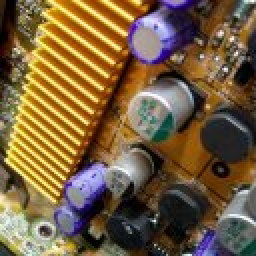
//> input picture FrequencyDomain /DFTandIDFT/test.png, 128 x 128 px (shown 2 times larger)
$ ./test   (built with g++ and OpenCV 4)
//> lines starting //> are read from the running program, lines starting //| are printed output that depends on the picture
#include "opencv2/core.hpp"
#include "opencv2/imgproc/imgproc.hpp"
#include "opencv2/highgui.hpp"
#include <iostream>
#include <math.h>

using namespace std;
using namespace cv;

void myDFT(Mat &src, int M, int N, double** R, double** I)
{

    int x, y, u, v;
    double grayValue;
    double ang;

    for (u = 0; u<M; u++){
        for (v = 0; v<N; v++){
            R[u][v] = 0.0;
            I[u][v] = 0.0;
            for (x = 0; x<M; x++){
                for (y = 0; y<N; y++){
                    grayValue = src.at<uchar>(x, y);
                    ang = 2 * M_PI*((double)x*u / (double)M + (double)y*v / (double)N);
                    R[u][v] += cos(ang)*grayValue;
                    I[u][v] += -sin(ang)*grayValue;
                }
            }

            /*real.at<uchar>(u, v) = R[u][v];
            imagin.at<uchar>(u, v) = I[u][v];*/
        }
    }

}
void myIDFT(int M, int N, double** r, double** i,  double** R, double** I)
{
    int x, y, u, v;
    double phase;
    double ang;

    for(x=0;x<M;x++){
        for(y=0;y<N;y++){
            r[x][y]=0.0;
            i[x][y]=0.0;
            for(u=0;u<M;u++){
                for(v=0;v<N;v++){
                    ang=2*M_PI*((double)x*u/(double)M+(double)y*v/(double)N);
                    phase=atan2(I[u][v],R[u][v]);
                    r[x][y]+=sqrt(R[u][v] * R[u][v] + I[u][v] * I[u][v])*cos(phase+ang);
                    i[x][y]+=sqrt(R[u][v] * R[u][v] + I[u][v] * I[u][v])*sin(phase+ang);

                }
            }
            /*real.at<uchar>(x,y)=r[x][y]/(M*N);
            imagin.at<uchar>(x,y)=i[x][y]/(M*N);*/
        }
    }
}


int main(int argc, char* argv[])
{
	Mat src;
	src = imread("test.png", 0);
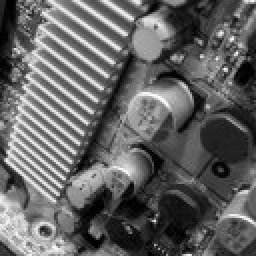
//> src: 128 rows x 128 cols, CV_8UC1 (shown 2 times larger); min 0, max 253, mean 99.3

	int x, y, u, v;
	int M, N;

    M = src.rows;
//> M = 128
	N = src.cols;
//> N = 128

	Mat real(M, N, CV_8UC1, Scalar::all(0));
	Mat imagin(M, N, CV_8UC1, Scalar::all(0));
	Mat dft_mag(M, N, CV_8UC1, Scalar::all(0));
    Mat dft_phase(M, N, CV_8UC1, Scalar::all(0));
    Mat idft(M, N, CV_8UC1, Scalar::all(0));

    double** R, **I;
	R = new double*[M];
	I = new double*[M];
	for (x = 0; x<M; x++){
		R[x] = new double[N];
		I[x] = new double[N];
		for (y = 0; y<N; y++){
			R[x][y] = 0;
			I[x][y] = 0;
			src.at<uchar>(x, y) = pow(-1, x+y)*src.at<uchar>(x, y);  //shift
		}
	}
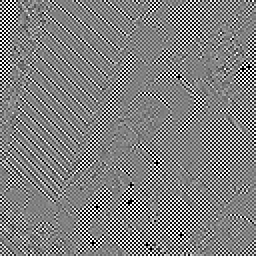
//> src: 128 rows x 128 cols, CV_8UC1 (shown 2 times larger); min 0, max 255, mean 127.8

    myDFT(src, M, N, R, I);
//> the loop in myDFT, `for (u = 0; u<M; u++)` made 128 passes
//> ang on passes 1 to 12: 791.7, 798, 804.2, 810.4, 816.7, 822.9, 829.1, 835.4, 841.6, 847.8, 854.1, 860.3
//> after the loop in myDFT, `for (u = 0; u<M; u++)`: grayValue = 48; ang = 1583.5

    //Phase map
    for (u = 0; u<M; u++){
        for (v = 0; v<N; v++){
            dft_phase.at<uchar>(u, v)=(atan2(I[u][v],R[u][v])/(double)(2*M_PI))*255;

        }
    }
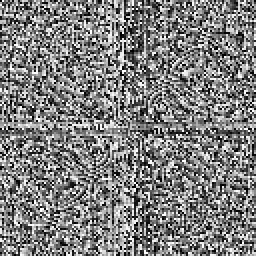
//> dft_phase: 128 rows x 128 cols, CV_8UC1 (shown 2 times larger); min 0, max 255, mean 127
    imwrite("dft_phase.png",dft_phase);


    //Amplitude map(normalization)
   	double max_dst = 0;
    for (u = 0; u<M; u++){
        for (v = 0; v<N; v++){
            dft_mag.at<uchar>(u, v) = (int)log(1 + sqrt(R[u][v] * R[u][v] + I[u][v] * I[u][v]));
            if (max_dst < dft_mag.at<uchar>(u, v))
                max_dst = dft_mag.at<uchar>(u, v);
        }
    }
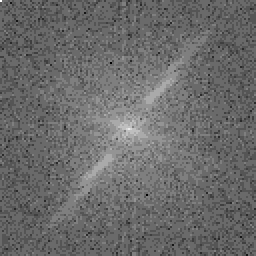
//> dft_mag: 128 rows x 128 cols, CV_8UC1 (shown 2 times larger); min 2, max 14, mean 7.02; drawn with min black and max white
//> after the loop, max_dst = 14

    for (u = 0; u < M; u++){
        for (v = 0; v < N; v++)
        {
            dft_mag.at<uchar>(u, v) *= 255.0/max_dst;
        }
    }
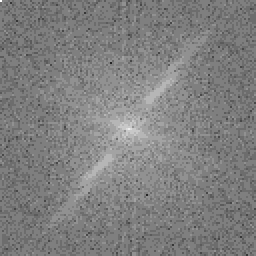
//> dft_mag: 128 rows x 128 cols, CV_8UC1 (shown 2 times larger); min 36, max 255, mean 127.4
    imwrite("dft_mag.png", dft_mag);


    //IDFT
    double** r, **i;
    r = new double*[M];
    i = new double*[M];
    for(x=0;x<M;x++){
        r[x]=new double[N];
        i[x]=new double[N];
    }

    myIDFT(M, N, r, i, R, I);
//> (the run ends here: the time limit is reached, at `for(x=0;x<M;x++)`)
